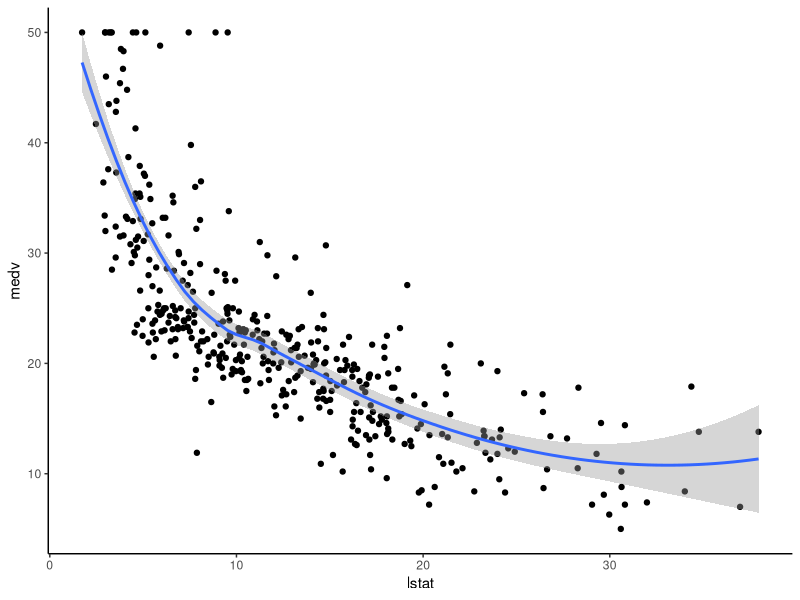
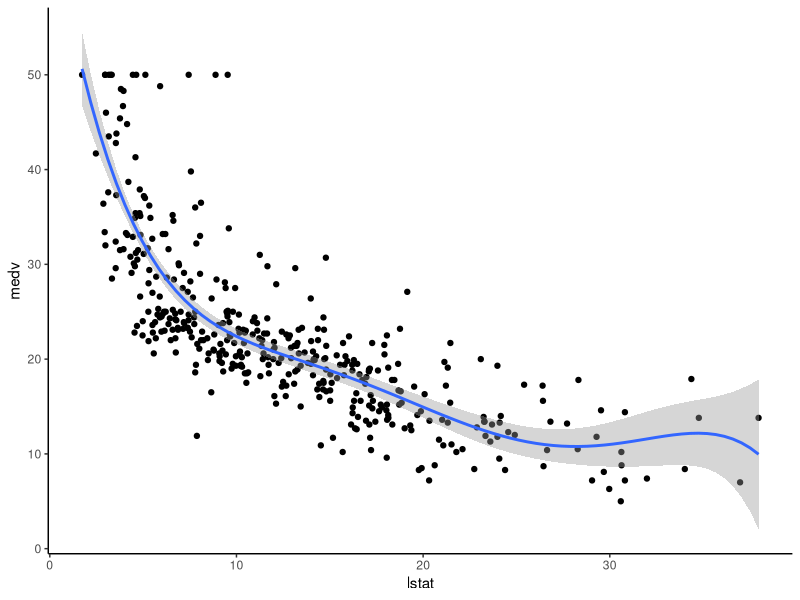

Write the R code that produced these figures, in order.
##################################################### Non-linear regressions: Polynomial regression #####################################
#Boston data set [in MASS package for predicting the median house value (mdev), 
#in Boston Suburbs, based on the predictor variable lstat (percentage of lower status of the population).


# Loading Required R packages
library(tidyverse)
library(caret)
theme_set(theme_classic()) # Selecting R theme for better visualisation

# Load the data
data("Boston", package = "MASS")
head(Boston)

# Split the data into training and test set
set.seed(123)
training.samples <- Boston$medv %>%
  createDataPartition(p = 0.8, list = FALSE)
train.data  <- Boston[training.samples, ]
test.data <- Boston[-training.samples, ]

#First, visualize the scatter plot of the medv vs lstat variables as follow:
#median house value (mdev)
#lstat (percentage of lower status of the population)
ggplot(train.data, aes(lstat, medv) ) +
  geom_point() +
  stat_smooth()
#The above scatter plot suggests a non-linear relationship between the two variables

#Polynomial regression adds polynomial or quadratic terms to the regression equation as follow: medv=b0+b1???lstat+b2???lstat2

# Compute a 2-order polynomial fit:

lm(medv ~ poly(lstat, 2, raw = TRUE), data = train.data) %>%  # argument '2' refers to 2-order polynomial fit
summary()

#a sixfth-order polynomial fit:
lm(medv ~ poly(lstat, 6, raw = TRUE), data = train.data) %>%
  summary()
#polynomial terms beyond the fith order are not significant
#so, just create a fith polynomial regression model as follow:
# Build the model
model <- lm(medv ~ poly(lstat, 5, raw = TRUE), data = train.data)
# Make predictions
predictions <- model %>% predict(test.data)
# Model performance
data.frame(
  RMSE = RMSE(predictions, test.data$medv),
  R2 = R2(predictions, test.data$medv)
)

#Visualize the fith polynomial regression line as follow:
ggplot(train.data, aes(lstat, medv) ) +
  geom_point() +
  stat_smooth(method = lm, formula = y ~ poly(x, 5, raw = TRUE))